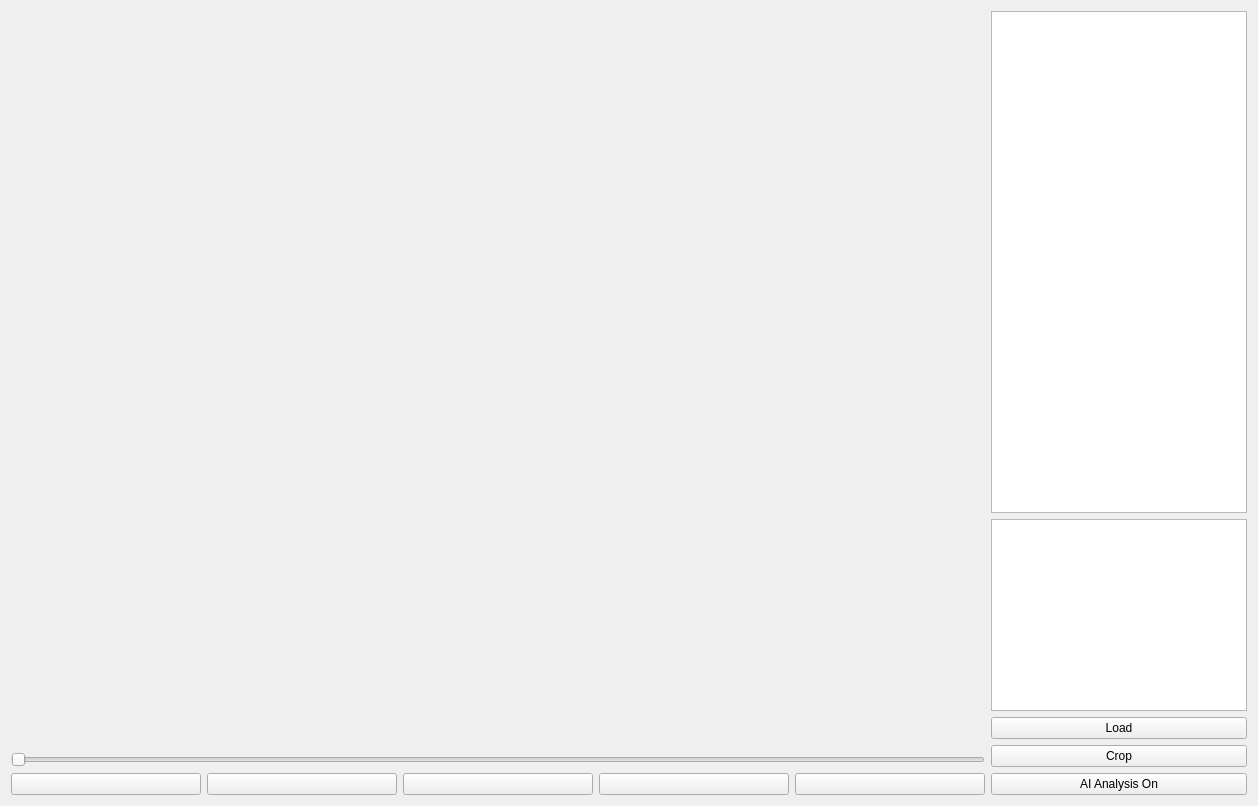
<?xml version="1.0" encoding="UTF-8"?>
<ui version="4.0">
 <class>Video_Analysis_ToolClass</class>
 <widget class="QMainWindow" name="Video_Analysis_ToolClass">
  <property name="geometry">
   <rect>
    <x>0</x>
    <y>0</y>
    <width>1258</width>
    <height>806</height>
   </rect>
  </property>
  <property name="windowTitle">
   <string>Video_Analysis_Tool</string>
  </property>
  <widget class="QWidget" name="centralWidget">
   <layout class="QGridLayout" name="gridLayout_2">
    <item row="0" column="0">
     <layout class="QGridLayout" name="gridLayout">
      <item row="0" column="3">
       <layout class="QGridLayout" name="gridLayout_3">
        <property name="horizontalSpacing">
         <number>0</number>
        </property>
        <property name="verticalSpacing">
         <number>6</number>
        </property>
        <item row="0" column="0">
         <layout class="QFormLayout" name="formLayout">
          <item row="0" column="0" colspan="2">
           <widget class="QListWidget" name="list_file">
            <property name="sizePolicy">
             <sizepolicy hsizetype="Fixed" vsizetype="Expanding">
              <horstretch>0</horstretch>
              <verstretch>0</verstretch>
             </sizepolicy>
            </property>
           </widget>
          </item>
         </layout>
        </item>
        <item row="1" column="0">
         <widget class="QListWidget" name="list_log">
          <property name="sizePolicy">
           <sizepolicy hsizetype="Fixed" vsizetype="Preferred">
            <horstretch>0</horstretch>
            <verstretch>0</verstretch>
           </sizepolicy>
          </property>
         </widget>
        </item>
        <item row="4" column="0">
         <widget class="QPushButton" name="btn_analysis">
          <property name="sizePolicy">
           <sizepolicy hsizetype="Minimum" vsizetype="Fixed">
            <horstretch>0</horstretch>
            <verstretch>0</verstretch>
           </sizepolicy>
          </property>
          <property name="text">
           <string>AI Analysis On</string>
          </property>
         </widget>
        </item>
        <item row="2" column="0">
         <widget class="QPushButton" name="btn_load">
          <property name="sizePolicy">
           <sizepolicy hsizetype="Minimum" vsizetype="Fixed">
            <horstretch>0</horstretch>
            <verstretch>0</verstretch>
           </sizepolicy>
          </property>
          <property name="text">
           <string>Load</string>
          </property>
         </widget>
        </item>
        <item row="3" column="0">
         <widget class="QPushButton" name="btn_crop">
          <property name="text">
           <string>Crop</string>
          </property>
         </widget>
        </item>
       </layout>
      </item>
      <item row="0" column="1">
       <layout class="QGridLayout" name="gridLayout_4">
        <item row="2" column="4">
         <widget class="QPushButton" name="btn_next">
          <property name="sizePolicy">
           <sizepolicy hsizetype="Expanding" vsizetype="Fixed">
            <horstretch>0</horstretch>
            <verstretch>0</verstretch>
           </sizepolicy>
          </property>
          <property name="text">
           <string/>
          </property>
         </widget>
        </item>
        <item row="2" column="1">
         <widget class="QPushButton" name="btn_skip_before">
          <property name="sizePolicy">
           <sizepolicy hsizetype="Expanding" vsizetype="Fixed">
            <horstretch>0</horstretch>
            <verstretch>0</verstretch>
           </sizepolicy>
          </property>
          <property name="text">
           <string/>
          </property>
         </widget>
        </item>
        <item row="2" column="2">
         <widget class="QPushButton" name="btn_play_pause">
          <property name="sizePolicy">
           <sizepolicy hsizetype="Expanding" vsizetype="Fixed">
            <horstretch>0</horstretch>
            <verstretch>0</verstretch>
           </sizepolicy>
          </property>
          <property name="text">
           <string/>
          </property>
         </widget>
        </item>
        <item row="0" column="0" colspan="5">
         <widget class="QLabel" name="lbl_frame">
          <property name="sizePolicy">
           <sizepolicy hsizetype="Expanding" vsizetype="Expanding">
            <horstretch>0</horstretch>
            <verstretch>0</verstretch>
           </sizepolicy>
          </property>
          <property name="text">
           <string/>
          </property>
         </widget>
        </item>
        <item row="2" column="3">
         <widget class="QPushButton" name="btn_skip">
          <property name="sizePolicy">
           <sizepolicy hsizetype="Expanding" vsizetype="Fixed">
            <horstretch>0</horstretch>
            <verstretch>0</verstretch>
           </sizepolicy>
          </property>
          <property name="text">
           <string/>
          </property>
         </widget>
        </item>
        <item row="2" column="0">
         <widget class="QPushButton" name="btn_prev">
          <property name="sizePolicy">
           <sizepolicy hsizetype="Expanding" vsizetype="Fixed">
            <horstretch>0</horstretch>
            <verstretch>0</verstretch>
           </sizepolicy>
          </property>
          <property name="text">
           <string/>
          </property>
         </widget>
        </item>
        <item row="1" column="0" colspan="5">
         <widget class="QSlider" name="slider_length">
          <property name="enabled">
           <bool>false</bool>
          </property>
          <property name="orientation">
           <enum>Qt::Orientation::Horizontal</enum>
          </property>
         </widget>
        </item>
       </layout>
      </item>
     </layout>
    </item>
   </layout>
  </widget>
 </widget>
 <layoutdefault spacing="6" margin="11"/>
 <resources>
  <include location="Video_Analysis_Tool.qrc"/>
 </resources>
 <connections/>
</ui>
